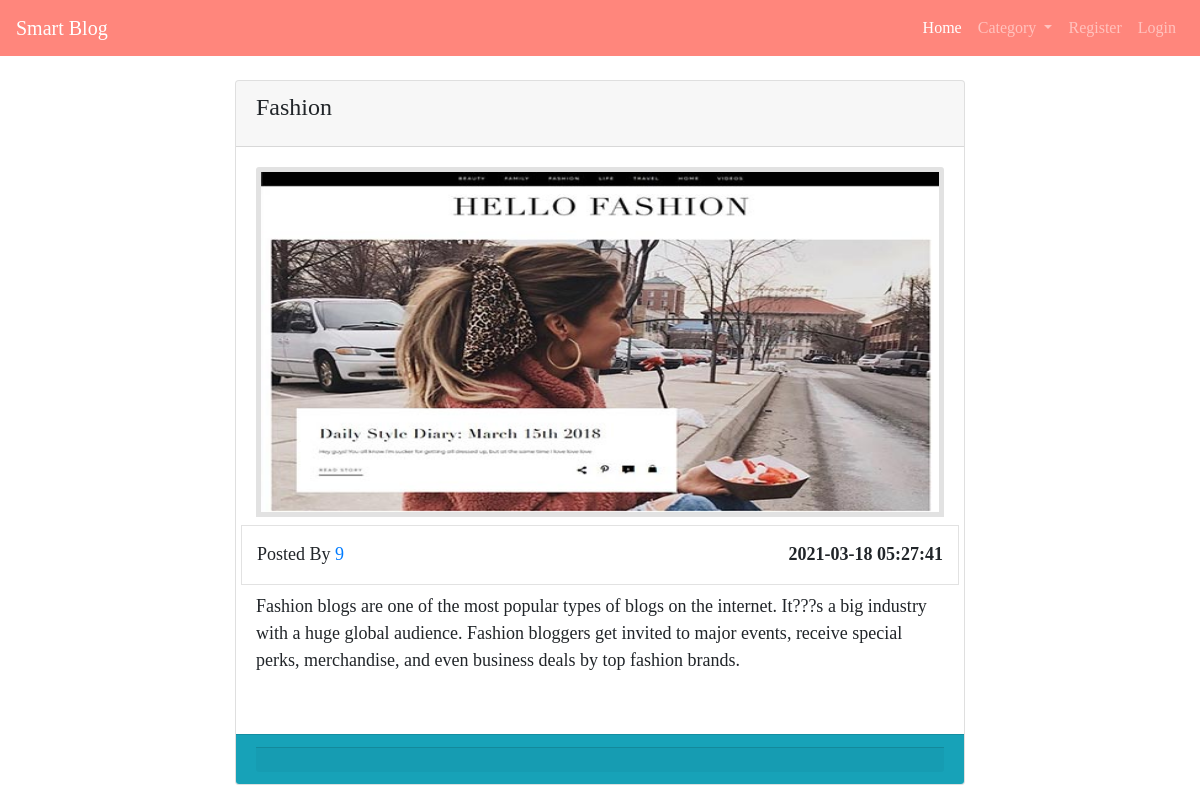
Screenshot of /showPost.php?postId=17 with the database file from the repository.
### tables this page shows
CREATE TABLE `posts` (
  `id` int(12) NOT NULL,
  `title` text NOT NULL,
  `content` longtext NOT NULL,
  `image` varchar(500) DEFAULT NULL,
  `cid` int(12) NOT NULL,
  `userId` int(12) NOT NULL,
  `pDate` timestamp NOT NULL DEFAULT current_timestamp() ON UPDATE current_timestamp()
);

### showPost.php (the view, shortened to what this page needs)
<?php
    require 'config/connection.php';
    $pid = $_GET['postId'];
    $postQuery = "SELECT * FROM `posts` WHERE id=$pid";
    $query = mysqli_query($con,$postQuery);
    while($post = mysqli_fetch_array($query)){
?>
<!DOCTYPE html>
<html>
    <head>
        <link rel="stylesheet" href="https://maxcdn.bootstrapcdn.com/bootstrap/4.0.0/css/bootstrap.min.css">
        <link href="assets/css/style.css" rel="stylesheet" type="text/css">
        <link rel="stylesheet" href="https://cdnjs.cloudflare.com/ajax/libs/font-awesome/4.7.0/css/font-awesome.min.css">
</head>
<body>
 <?php
    include 'navbar.php';
 ?>
    <main>
        <div class="container">
            <div class="row my-4">
                <div class="col-md-8 offset-md-2">
                    <div class="card">
                        <div class="card-header">
                            <h4 class="card-title"><?php echo $post['title'];?></h4>
                        </div>
                        <div class="card-body">
                            <img id="p-img" class="card-img-top" src="image/postImg/<?php echo $post['image']; ?>" width="400" height="350" style=" border: 5px solid #e2e2e2;" />
                            <div class="row my-2 p-user">
                                <div class="col-md-6">
                                    <p class="p-user-info">Posted By <a href="#!"><?php echo $post['userId']; ?></a></p>
                                </div>
                                <div class="col-md-6 text-right">
                                    <p class="p-date"><?php echo $post['pDate']; ?></p>
                                </div>
                            </div>
                            <p class="p-content"><?php echo $post['content']; ?></p><br>
                        </div>
                        <div class="card-footer text-center bg-info text-white">
                        <div class="card-footer text-center">
                        </div>
                    </div>
                </div>
            </div>
        </div>
    </main>
</body>
</html>
<?php
    }
?>

### navbar.php (shortened to what this page needs)
<nav class="navbar navbar-expand-lg navbar-dark bg-dark" style="background-color: #ff867c !important">
  <a class="navbar-brand" href="index.php">Smart Blog</a>
  <div class="collapse navbar-collapse" id="navbarSupportedContent">
    <ul class="navbar-nav ml-auto">
      <li class="nav-item active">
        <a class="nav-link" href="index.php">Home <span class="sr-only">(current)</span></a>
      </li>
      <li class="nav-item dropdown">
        <a class="nav-link dropdown-toggle" href="#" id="navbarDropdown" role="button" data-toggle="dropdown" aria-haspopup="true" aria-expanded="false">
          Category
        </a>
      </li>
      <li class="nav-item">
        <a class="nav-link " href="register.php">Register</a>
      </li>
      <li class="nav-item">
        <a class="nav-link" href="login.php">Login</a>
      </li>
    </ul>
  </div>
</nav>

### assets/css/style.css (style rules this page uses)
* { margin: 0; padding: 0; box-sizing: border-box; font-family: 'Kiwi Maru', serif !important; }

### showPost.php (style rules this page uses)
.p-content { font-weight: 50; font-size: 18px; }
.p-user-info { font-size: 18px; }
.p-date { font-weight: bold; font-size: 18px; }
.p-user { border: 1px solid #e2e2e2; padding-top: 15px; }

### rows the page displays
posts: title "Fashion", image (picture), userId "9", pDate "2021-03-18 05:27:41", content "Fashion blogs are one of the most popular types of blogs on the internet. It???s a big industry with a huge global audience. Fashion bloggers get invited to major events, receive special perks, merchandise, and even business deals by top fashion brands."
